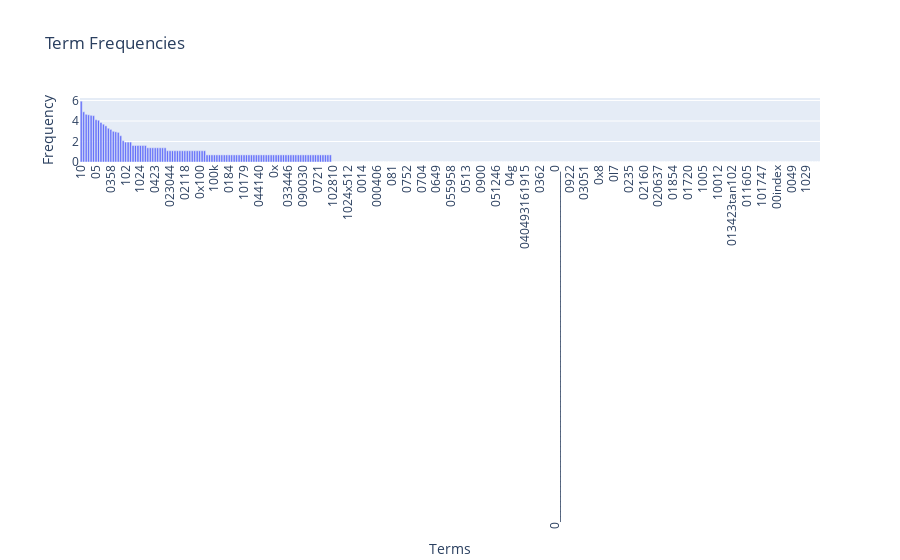

Here is the notebook cell this chart was saved with:
### Markdown cell above
### >>> **Exercise 15 (take home):** 
You can copy the code from the previous exercise and change the 'term_frequencies' variable for the 'term_frequencies_log', comment about the differences that you observe and talk about other possible insights that we can get from a log distribution.

### Code cell
# Answer here
"""
取log之後比起 Exercise 14 更可以看出哪些部分的term是dominant的，不會受到max的影響讓後面看不出分別
"""
# Sort indices based on term frequencies
term_frequencies_log = [math.log(i) for i in term_frequencies]
sorted_indices = np.argsort(term_frequencies[:300])[::-1]
# Get sorted terms and frequencies
sorted_terms = [count_vect.get_feature_names_out()[i] for i in sorted_indices]
sorted_frequencies = [term_frequencies_log[i] for i in sorted_indices]
fig = go.Figure(data=[go.Bar(x=sorted_terms, y=sorted_frequencies)])
fig.update_layout(xaxis_tickangle=-90, title_text='Term Frequencies', xaxis_title='Terms', yaxis_title='Frequency')
fig.show()

### Figure 1 — Plotly figure (JSON) as saved in the notebook; plotly's stock layout.template omitted (floating-point values rounded to 4 significant figures; data arrays with more than 128 entries replaced by an {"elided": "..."} marker saying what was removed)
{"data": [{"type": "bar", "x": {"elided": "300 str values"}, "y": {"elided": "300 float values"}}], "layout": {"autosize": true, "title": {"text": "Term Frequencies"}, "xaxis": {"autorange": true, "range": [-0.5, 299.5], "tickangle": -90, "title": {"text": "Terms"}, "type": "category"}, "yaxis": {"autorange": true, "range": [0, 6.247], "title": {"text": "Frequency"}, "type": "linear"}}}
